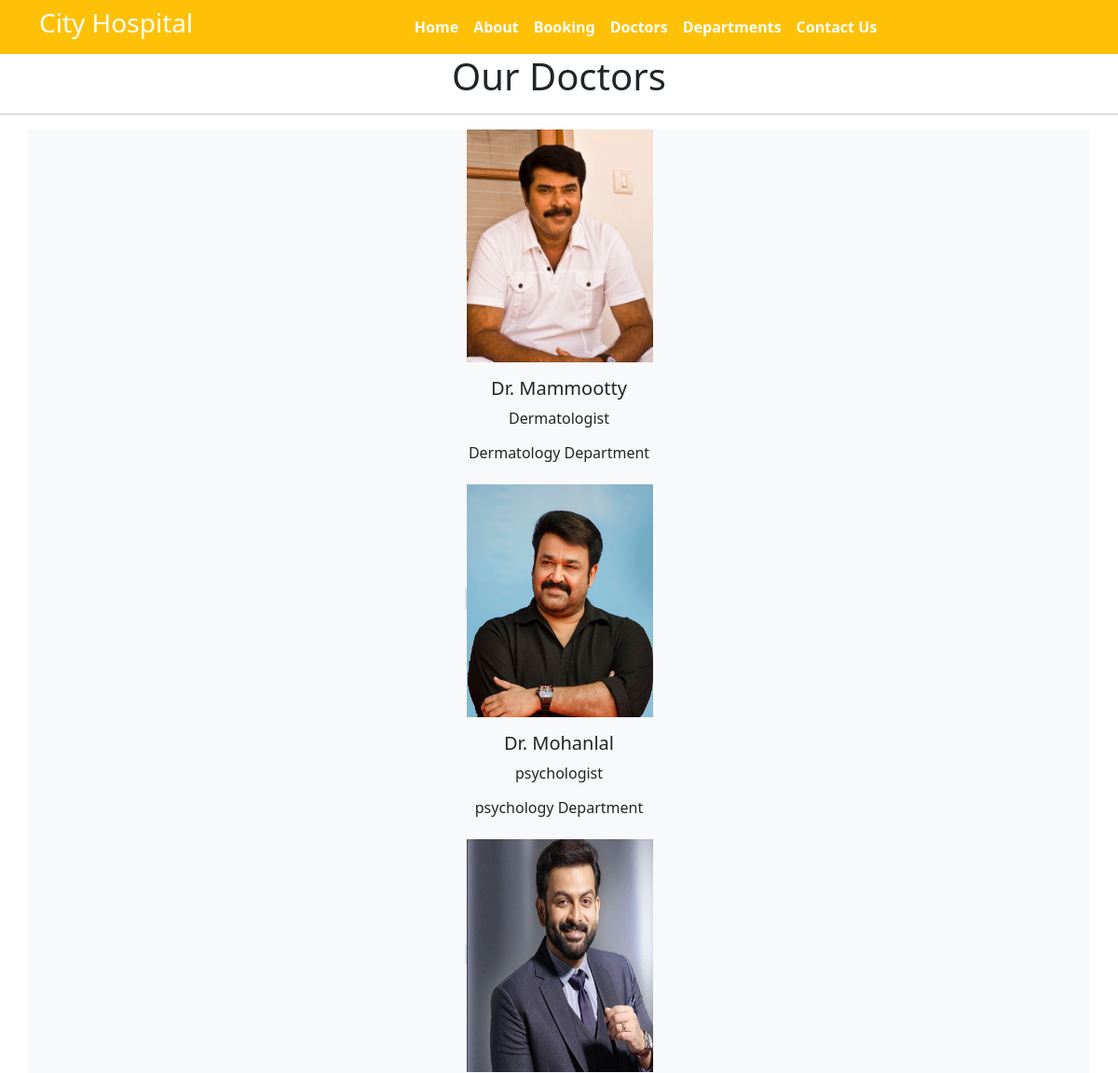
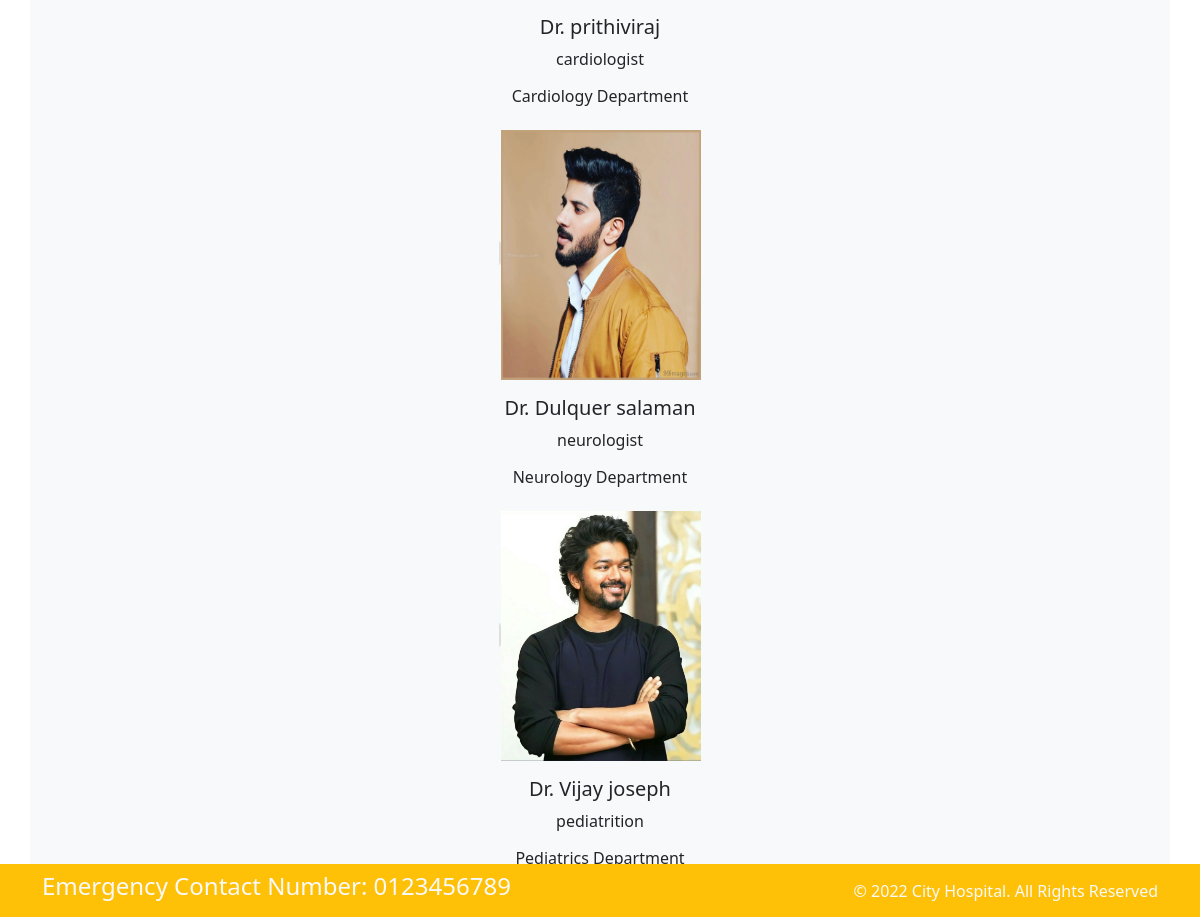
Page /doctors on the committed database (2 pictures, top to bottom).
### home/models.py (models this page shows, shortened)
class Doctors(models.Model):
    doc_name = models.CharField(max_length=255)
    doc_spec = models.CharField(max_length=255)
    dep_name = models.ForeignKey(Departments, on_delete=models.CASCADE)
    doc_image = models.ImageField(upload_to='doctors')

class Departments(models.Model):
    dep_name = models.CharField(max_length=100)
    dep_description  = models.TextField()
    def __str__(self):
        return self.dep_name

### home/views.py (the view)
# urls.py: path("doctors",views.doctors,name='doctors'),
def doctors(request):
    dict_docs={
        'doctors': Doctors.objects.all()
    }
    return render(request, 'doctors.html', dict_docs)

### templates/doctors.html (shortened to what this page needs)
{% extends 'base.html' %}
{% block content%}
<h1 class="text-center">Our Doctors</h1>
<hr>
<div class="container text-center bg-light">
{% for d  in doctors %}
    <div class="card text-center" style="width: 18rem; display:inline">
    <img class="" src="{{d.doc_image.url}}" height="250px"  width="200px" style="" alt="Card image cap">
    <div class="card-body">
         <h5 class="card-title">Dr. {{d.doc_name}}</h5>
         <p class="card-text">{{d.doc_spec}}</p>
         <h6>{{d.dep_name}} Department</h6>
  </div>
</div>
{% endfor %}
</div>
{% endblock %}

### templates/base.html (shortened to what this page needs)
{% load static %}
<!DOCTYPE html>
<html>
  <head>
    <link rel="stylesheet"
      href=" https://cdn.jsdelivr.net/npm/bootstrap@5.1.3/dist/css/bootstrap.min.css ">
    <link rel="stylesheet"
      href="https://use.fontawesome.com/releases/v5.2.0/css/all.css">
      <link rel="stylesheet"
      href="{% static 'css/style.css' %}">
  </head>
  <body>
    <nav class="navbar bg-warning navbar-expand-md ">
      <div class="container">
        <div class="col-2 text-left pl-md-0">
          <h3 class="text-white"> City Hospital </h3>
        </div>
        <div
          class="collapse navbar-collapse justify-content-center col-md-8 navbar-collapse-3">
          <ul class="navbar-nav justify-content-center  fw-bold">
            <li class="nav-item active">
              <a class="nav-link text-white" href="{% url 'home' %}">Home </a>
            </li>
            <li class="nav-item">
              <a class="nav-link text-white" href="{% url 'about' %}">About</a>
            </li>
            <li class="nav-item">
              <a class="nav-link text-white" href="{% url 'booking' %}">Booking</a>
            </li>
            <li class="nav-item">
              <a class="nav-link text-white" href="{% url 'doctors' %}">Doctors</a>
            </li>
			 <li class="nav-item">
              <a class="nav-link text-white" href="{% url 'department' %}">Departments</a>
            </li>
            <li class="nav-item">
              <a class="nav-link text-white" href="{% url 'contact' %}">Contact Us</a>
            </li>
          </ul>
        </div>
      </div>
    </nav>
  {% block content %}{% endblock %}
    <section class="fixed-bottom">
      <footer class="pt-2 pb-2  bg-warning text-light">
        <div class="container">
          <div class="row align-items-center">
            <div class="col-12 col-md-8">
              <h4>Emergency Contact Number: 0123456789</h4>
            </div>
            <div class="col-12 col-md-4 mt-4 mt-md-0 text-center text-md-end">
              © 2022 City Hospital. All Rights Reserved
            </div>
          </div>
        </div>
      </footer>
    </section>
  </body>
</html>

### rows in the picture
Doctors: doc_image (picture), doc_name "Mammootty", doc_spec "Dermatologist", dep_name "Dermatology"
Doctors: doc_image (picture), doc_name "Mohanlal", doc_spec "psychologist", dep_name "psychology"
Doctors: doc_image (picture), doc_name "prithiviraj", doc_spec "cardiologist", dep_name "Cardiology"
Doctors: doc_image (picture), doc_name "Dulquer salaman", doc_spec "neurologist", dep_name "Neurology"
Doctors: doc_image (picture), doc_name "Vijay joseph", doc_spec "pediatrition", dep_name "Pediatrics"
